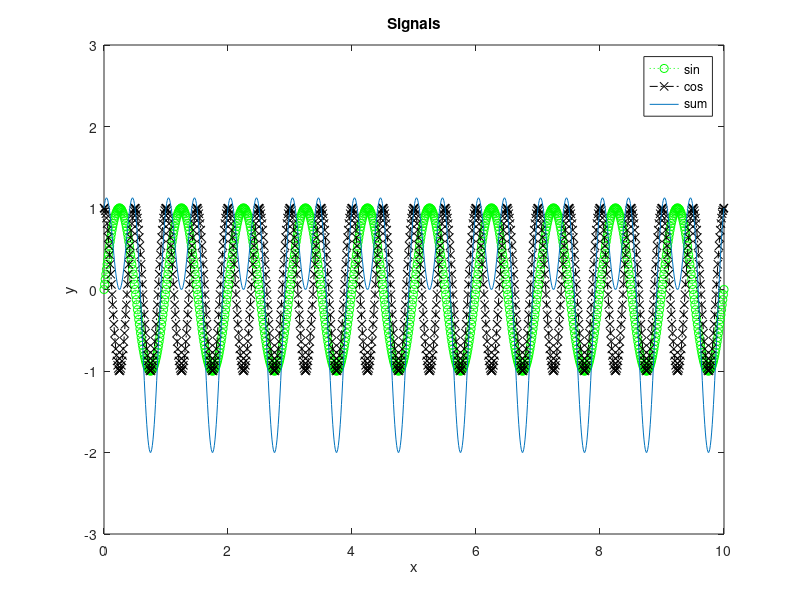

The MATLAB script that drew this image:
t = 0:0.01:10;

xt = sin(2*pi*t );
yt = cos(4*pi*t);

z = xt + yt;

plot(t, xt, 'go:');
hold on
plot(t, yt, 'kx-.');
plot(t, z);
legend('sin', 'cos', 'sum');
xlabel('x');
ylabel('y');
title('Signals');
axis([t(1) t(end) -3 3]);
hold off